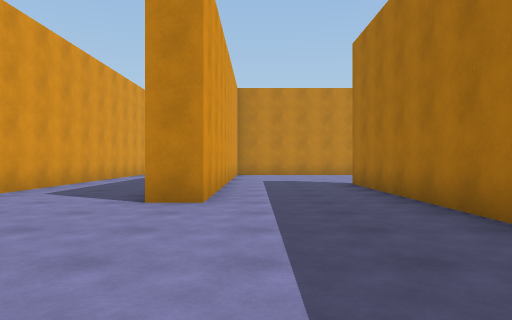
[1] (above)

24 first-person views from a walk through a scene from a Unity 3-D project. The camera is 1.2 m above the floor, looks level and sees 70° across. The floor is counted in squares, 2 m on a side. Each view is taken from the middle of a square. On the plan, view 1 faces up. The plan holds only what a view shows up to about 10 squares ahead; the rest is blank. The place goes on beyond the plan. Surface patterns are stand-ins for the level's own textures.

[2]
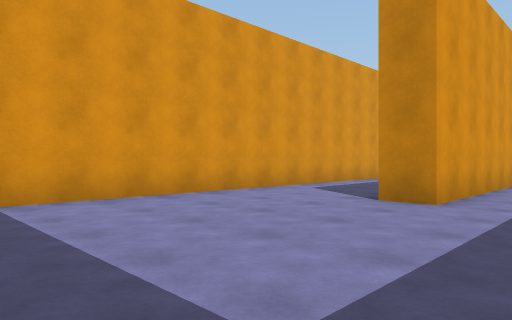

[3]
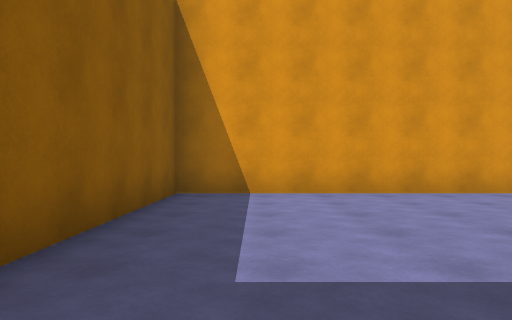

[4]
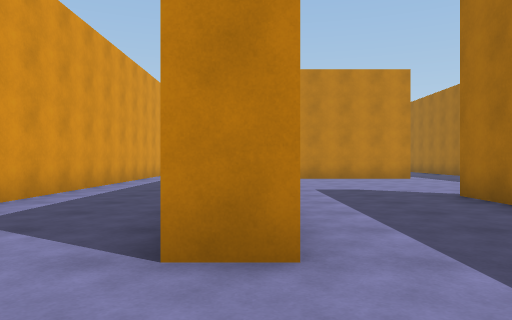

[5]
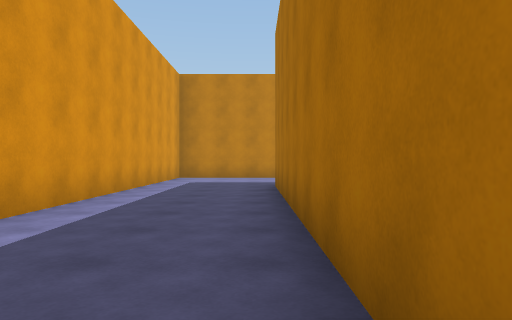

[6]
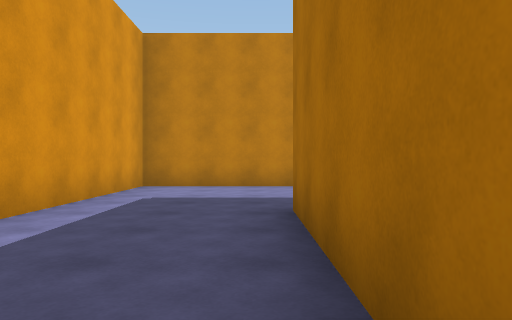

[7]
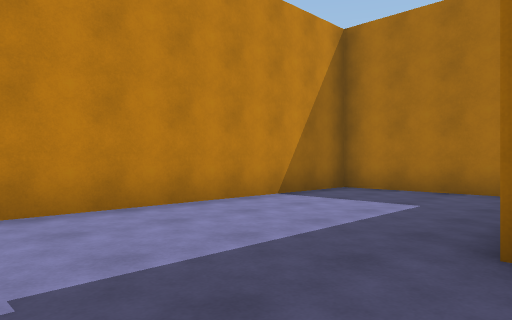

[8]
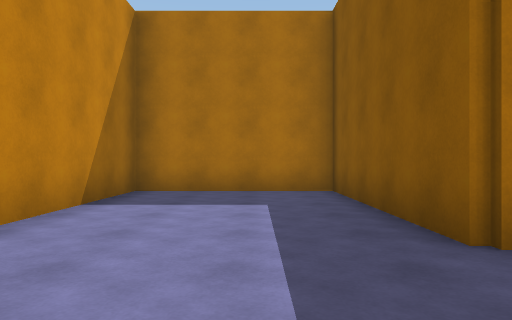

[9]
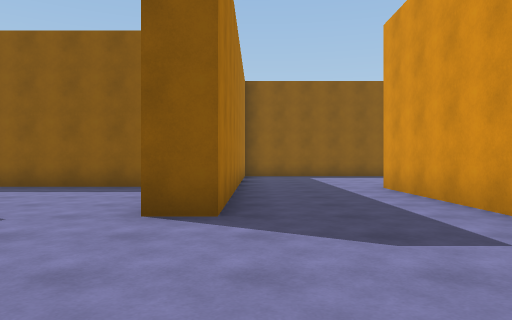

[10]
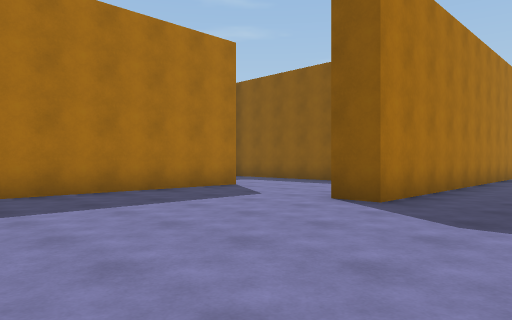

[11]
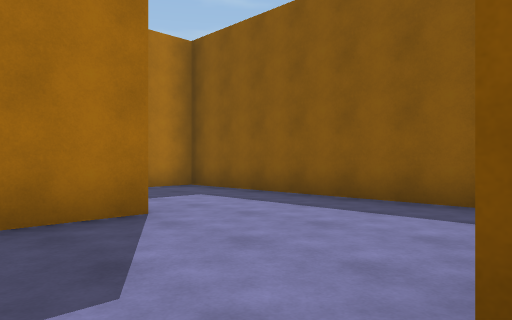

[12]
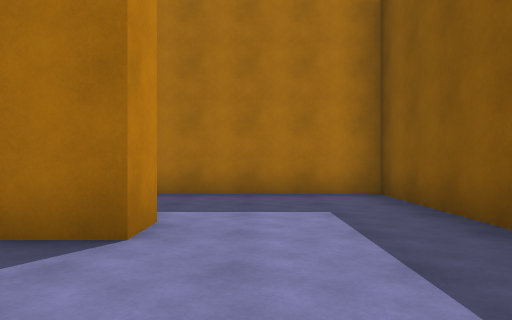

[13]
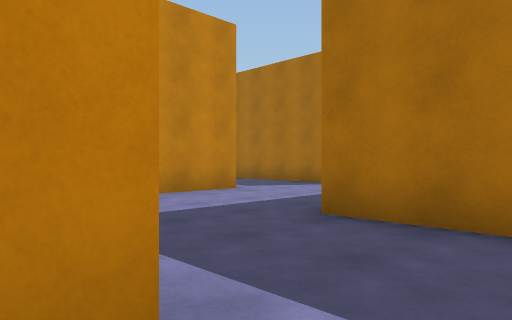

[14]
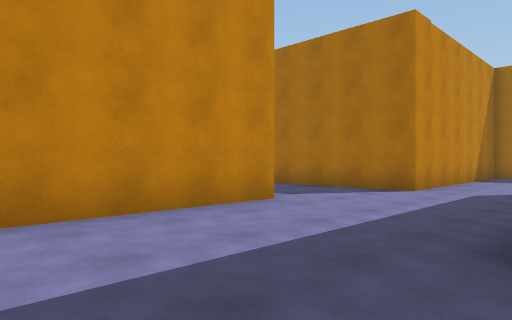

[15]
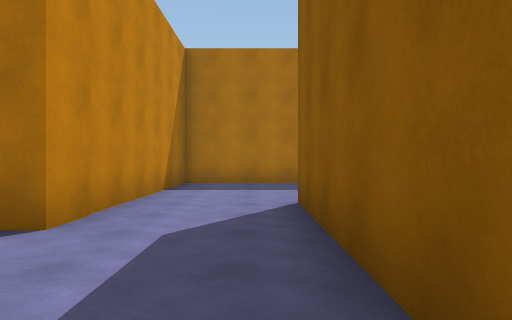

[16]
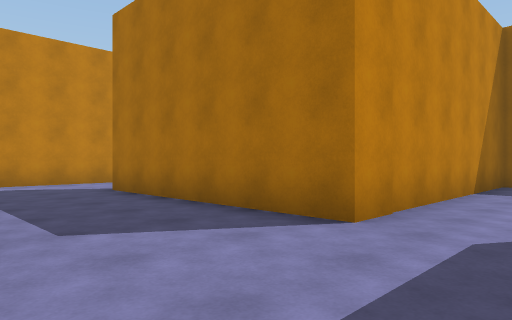

[17]
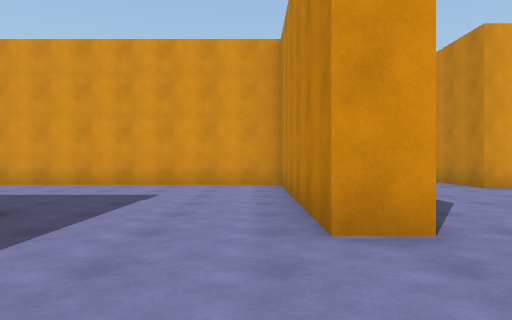

[18]
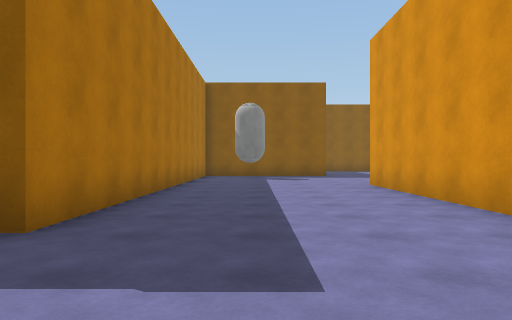

[19]
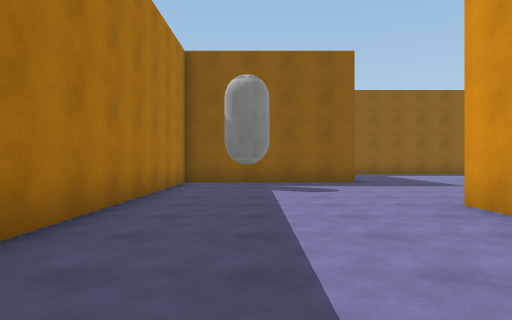

[20]
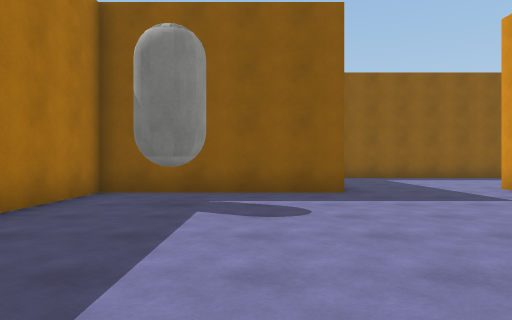

[21]
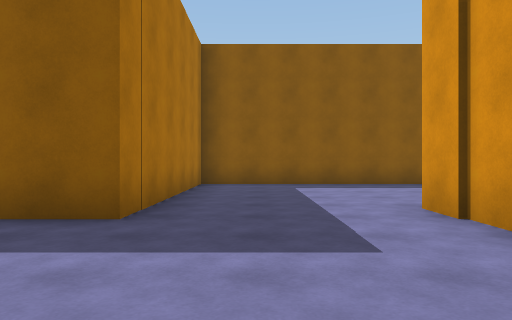

[22]
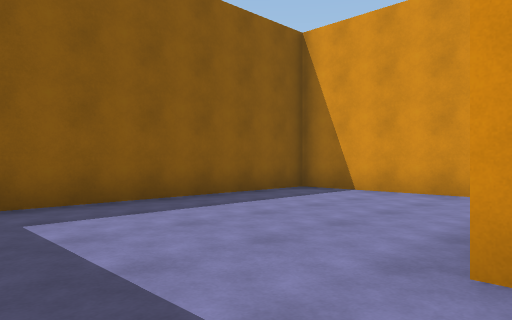

[23]
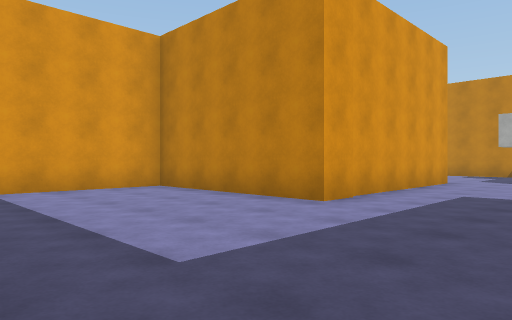

[24]
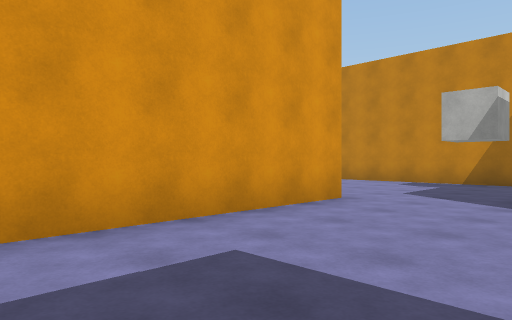

### Floor plan
Points are (right, up) in squares from view 1. A wall is a line through its corners. A room is listed if a view was taken in it or the views show most of it. See-through windows are left out.
Room 1 (views 1, 2, 3, 4, 5, 6, 7, 8, 9, 10, 11, 12, 13, 14, 15, 16)
walls: (-0.7, 9.9) (-0.7, 5.1) (-1.6, 5.1); (7.6, 8) (6.7, 8) (6.7, 12.9); (-1.6, 7.6) (-1.6, 15.5) (3.1, 15.5) (3.1, 19.3) (-4.6, 19.3) (-4.6, -0.4) (0, -0.4); (4.2, 4.8) (10.4, 4.8) (10.4, 9.4); (2.4, 2.2) (2.4, 9.1) (3.2, 9.1); (12.8, 9.4) (15.4, 9.4); (12.2, 13.5) (12.2, 12.8) (8.6, 12.8); (15.1, 11.8) (15.1, 17.2); (16.2, 19.6) (13.6, 19.6)
ways out: opening at (16.5, 10.5) to room 2; opening at (16, 18.5)
Room 2 (views 17, 18, 19, 20, 21, 22, 23, 24)
walls: (7.9, -0.9) (7.9, -6.5) (3.4, -6.5) (3.4, -11.1) (11.4, -11.1) (11.4, -5.7) (15.9, -5.7) (15.9, 5); (9.2, 4) (6.8, 4); (15.4, 9.4) (17.1, 9.4) (17.1, 8.6) (11.2, 8.6) (11.2, -0.9); (21.5, 8.9) (21.5, 11.8) (15.1, 11.8)
ways out: opening at (16.5, 10.5) to room 1
objects: white capsule (14, -4)

Positions as (right, up) in squares from view 1, and headings:
1: (0, 0), facing up
2: (1, 0), facing up-left
3: (2, 1), facing left
4: (-1, 3), facing up
5: (-2, 7), facing up
6: (-2, 11), facing up
7: (-4, 15), facing up-right
8: (-4, 17), facing right
9: (2, 13), facing down
10: (0, 14), facing down-right
11: (3, 10), facing down-right
12: (4, 7), facing right
13: (7, 7), facing up-right
14: (8, 9), facing up-right
15: (12, 10), facing right
16: (12, 10), facing up-right
17: (20, 8), facing left
18: (14, 8), facing down
19: (14, 4), facing down
20: (13, 1), facing down
21: (10, -2), facing down
22: (10, -6), facing down-left
23: (11, -11), facing up-left
24: (11, -6), facing up-left
